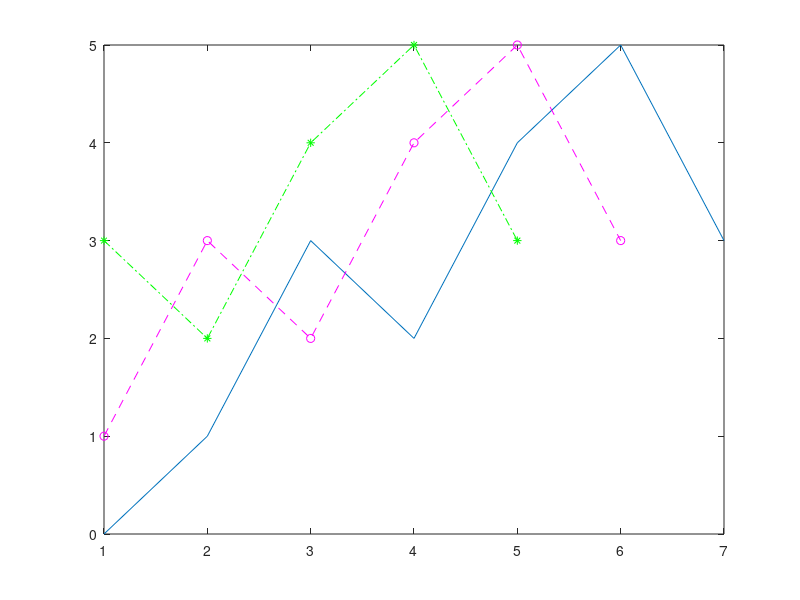

Reproduce this figure in MATLAB.
% Probar colores, estilos y marcas

x = [0 1 3 2 4 5 3]
y = [1 3 2 4 5 3]
z = [3 2 4 5 3]


plot(x)
hold on
plot(y,'m--o')
plot(z,'-.g*')



